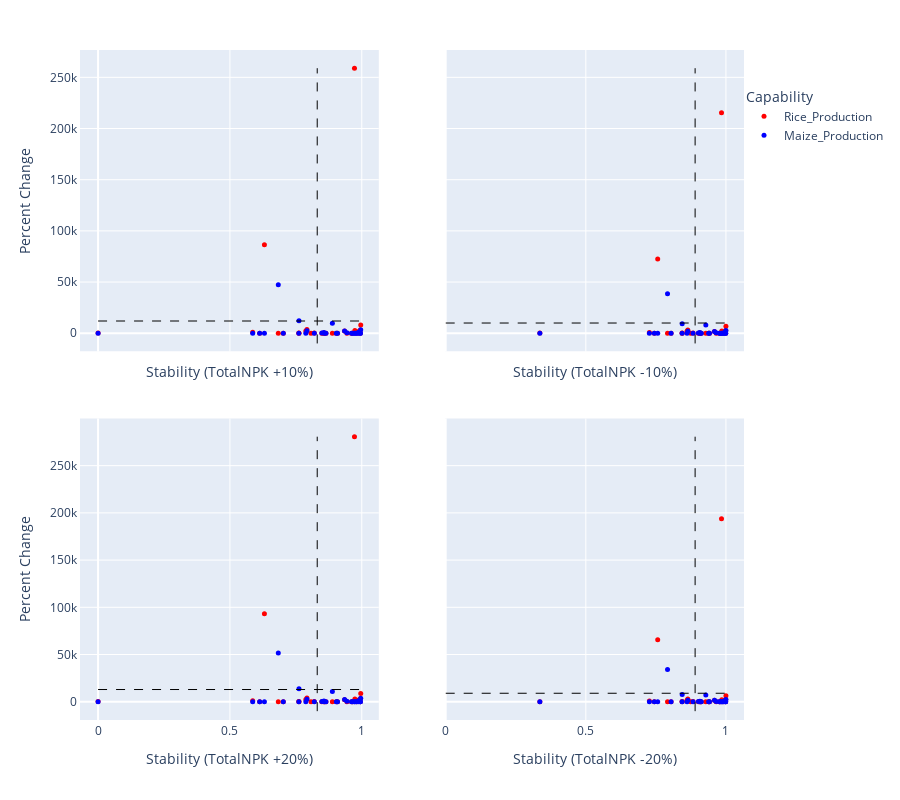

Notebook cell for this chart:
### Code cell
base_column = "TotalNPK"
capability_vector = ["Rice_Production", "Maize_Production"]
# change_percentage = 20
change_percentages = [10,20]
dim = len(capability_vector)

new_data_1,result_df,res1_df = calc_and_vis_impact_stability_2D1(G, existing_data.copy(), adjacency_file, base_column, capability_vector, change_percentages, dim)
new_data_1.head()

### Figure 1 — Plotly figure (JSON) as saved in the notebook; plotly's stock layout.template omitted (floating-point values rounded to 4 significant figures)
{"data": [{"hovertemplate": "%{text}<br>Percent Change: %{y:.2f}<br>Stability: %{x:.2f}", "marker": {"color": "red", "size": 5, "symbol": "circle"}, "mode": "markers", "name": "Rice_Production +10%", "showlegend": false, "text": ["BENGALURU", "BENGALURU(R)", "RAMANAGARA", "CHITRADURGA", "DAVANAGERE", "KOLAR", "CHIKKABALLAPURA", "SHIVAMOGGA", "TUMAKURU", "CHIKKAMAGALURU", "DAKSHINA KANNADA", "UDUPI", "HASSAN", "KODAGU", "MANDYA", "MYSURU", "CHAMARAJANAGAR", "BELAGAVI", "VIJAYAPURA", "BAGALKOT", "DHARAWAD", "GADAG", "HAVERI", "UTTARA KANNADA", "BALLARI", "BIDAR", "KALABURAGI", "YADGIRI", "RAICHUR", "KOPPAL", "Vijayanagara"], "type": "scatter", "x": [0.9348, 0.9738, 0.82, 0.7878, 0.7024, 0.996, 0.9945, 0.9652, 0.9861, 0.8486, 0.8074, 0.7618, 0.8578, 0.9437, 0.8565, 0.908, 0.8641, 0, 0.6308, 0.9723, 0.7613, 0.5863, 0.9034, 0.6127, 0.9611, 0.7921, 0.9876, 0.8885, 0.6834, 0.9798, 0.9945], "xaxis": "x", "y": [2061.0, 2587.0, 188.8, 2157.0, -47.76, 8032.0, 3051.0, -60.34, 316.5, 62.49, -53.51, -76.94, 25.93, 33.45, -34.24, -53.25, 61.65, 152.4, 86350.0, 258900.0, 213.7, 904.0, 37.74, -64.83, -20.06, 3641.0, 1756.0, 5.019, -39.51, -20.65, -20.06], "yaxis": "y"}, {"hovertemplate": "%{text}<br>Percent Change: %{y:.2f}<br>Stability: %{x:.2f}", "marker": {"color": "red", "size": 5, "symbol": "circle"}, "mode": "markers", "name": "Rice_Production -10%", "showlegend": false, "text": ["BENGALURU", "BENGALURU(R)", "RAMANAGARA", "CHITRADURGA", "DAVANAGERE", "KOLAR", "CHIKKABALLAPURA", "SHIVAMOGGA", "TUMAKURU", "CHIKKAMAGALURU", "DAKSHINA KANNADA", "UDUPI", "HASSAN", "KODAGU", "MANDYA", "MYSURU", "CHAMARAJANAGAR", "BELAGAVI", "VIJAYAPURA", "BAGALKOT", "DHARAWAD", "GADAG", "HAVERI", "UTTARA KANNADA", "BALLARI", "BIDAR", "KALABURAGI", "YADGIRI", "RAICHUR", "KOPPAL", "Vijayanagara"], "type": "scatter", "x": [0.9592, 0.9852, 0.8826, 0.8612, 0.8042, 1, 0.999, 0.9794, 0.9934, 0.9017, 0.8742, 0.8439, 0.9078, 0.9651, 0.907, 0.9413, 0.9121, 0.336, 0.7565, 0.9842, 0.8435, 0.7269, 0.9382, 0.7445, 0.9767, 0.864, 0.9944, 0.9283, 0.7916, 0.9892, 0.999], "xaxis": "x2", "y": [1760.0, 2231.0, 162.0, 1815.0, -56.62, 6914.0, 2594.0, -66.74, 252.7, 35.77, -59.61, -78.88, 5.203, 12.79, -44.93, -60.87, 39.05, 108.2, 72460.0, 215500.0, 165.9, 764.4, 15.18, -69.19, -33.08, 3114.0, 1458.0, -12.69, -49.88, -33.79, -33.08], "yaxis": "y2"}, {"hovertemplate": "%{text}<br>Percent Change: %{y:.2f}<br>Stability: %{x:.2f}", "marker": {"color": "blue", "size": 5, "symbol": "circle"}, "mode": "markers", "name": "Maize_Production +10%", "showlegend": false, "text": ["BENGALURU", "BENGALURU(R)", "RAMANAGARA", "CHITRADURGA", "DAVANAGERE", "KOLAR", "CHIKKABALLAPURA", "SHIVAMOGGA", "TUMAKURU", "CHIKKAMAGALURU", "DAKSHINA KANNADA", "UDUPI", "HASSAN", "KODAGU", "MANDYA", "MYSURU", "CHAMARAJANAGAR", "BELAGAVI", "VIJAYAPURA", "BAGALKOT", "DHARAWAD", "GADAG", "HAVERI", "UTTARA KANNADA", "BALLARI", "BIDAR", "KALABURAGI", "YADGIRI", "RAICHUR", "KOPPAL", "Vijayanagara"], "type": "scatter", "x": [0.9348, 0.9738, 0.82, 0.7878, 0.7024, 0.996, 0.9945, 0.9652, 0.9861, 0.8486, 0.8074, 0.7618, 0.8578, 0.9437, 0.8565, 0.908, 0.8641, 0, 0.6308, 0.9723, 0.7613, 0.5863, 0.9034, 0.6127, 0.9611, 0.7921, 0.9876, 0.8885, 0.6834, 0.9798, 0.9945], "xaxis": "x", "y": [2134.0, 22.87, 66.47, -62.65, -51.06, 3368.0, -24.85, -28.05, 61.94, 220.0, null, 12260.0, -40.7, 550.5, 801.1, 30.51, -55.52, -8.355, -31.1, -2.044, 16.97, -53.61, -54.57, 68.7, 71.05, 2348.0, 961.9, 9853.0, 47290.0, 12.06, 71.05], "yaxis": "y"}, {"hovertemplate": "%{text}<br>Percent Change: %{y:.2f}<br>Stability: %{x:.2f}", "marker": {"color": "blue", "size": 5, "symbol": "circle"}, "mode": "markers", "name": "Maize_Production -10%", "showlegend": false, "text": ["BENGALURU", "BENGALURU(R)", "RAMANAGARA", "CHITRADURGA", "DAVANAGERE", "KOLAR", "CHIKKABALLAPURA", "SHIVAMOGGA", "TUMAKURU", "CHIKKAMAGALURU", "DAKSHINA KANNADA", "UDUPI", "HASSAN", "KODAGU", "MANDYA", "MYSURU", "CHAMARAJANAGAR", "BELAGAVI", "VIJAYAPURA", "BAGALKOT", "DHARAWAD", "GADAG", "HAVERI", "UTTARA KANNADA", "BALLARI", "BIDAR", "KALABURAGI", "YADGIRI", "RAICHUR", "KOPPAL", "Vijayanagara"], "type": "scatter", "x": [0.9592, 0.9852, 0.8826, 0.8612, 0.8042, 1, 0.999, 0.9794, 0.9934, 0.9017, 0.8742, 0.8439, 0.9078, 0.9651, 0.907, 0.9413, 0.9121, 0.336, 0.7565, 0.9842, 0.8435, 0.7269, 0.9382, 0.7445, 0.9767, 0.864, 0.9944, 0.9283, 0.7916, 0.9892, 0.999], "xaxis": "x2", "y": [1698.0, -1.497, 27.95, -69.76, -60.1, 2689.0, -39.33, -41.51, 31.21, 160.4, null, 9222.0, -51.74, 427.4, 632.8, 6.154, -64.19, -25.17, -44.01, -20.2, -5.248, -62.67, -63.04, 34.45, 39.12, 1872.0, 762.9, 8011.0, 38550.0, -8.771, 39.12], "yaxis": "y2"}, {"hovertemplate": "%{text}<br>Percent Change: %{y:.2f}<br>Stability: %{x:.2f}", "marker": {"color": "red", "size": 5, "symbol": "circle"}, "mode": "markers", "name": "Rice_Production +20%", "showlegend": false, "text": ["BENGALURU", "BENGALURU(R)", "RAMANAGARA", "CHITRADURGA", "DAVANAGERE", "KOLAR", "CHIKKABALLAPURA", "SHIVAMOGGA", "TUMAKURU", "CHIKKAMAGALURU", "DAKSHINA KANNADA", "UDUPI", "HASSAN", "KODAGU", "MANDYA", "MYSURU", "CHAMARAJANAGAR", "BELAGAVI", "VIJAYAPURA", "BAGALKOT", "DHARAWAD", "GADAG", "HAVERI", "UTTARA KANNADA", "BALLARI", "BIDAR", "KALABURAGI", "YADGIRI", "RAICHUR", "KOPPAL", "Vijayanagara"], "type": "scatter", "x": [0.9348, 0.9738, 0.82, 0.7878, 0.7024, 0.996, 0.9945, 0.9652, 0.9861, 0.8486, 0.8074, 0.7618, 0.8578, 0.9437, 0.8565, 0.908, 0.8641, 0, 0.6308, 0.9723, 0.7613, 0.5863, 0.9034, 0.6127, 0.9611, 0.7921, 0.9876, 0.8885, 0.6834, 0.9798, 0.9945], "xaxis": "x3", "y": [2211.0, 2765.0, 202.2, 2328.0, -43.33, 8591.0, 3280.0, -57.14, 348.4, 75.86, -50.46, -75.97, 36.3, 43.77, -28.9, -49.44, 72.94, 174.4, 93290.0, 280700.0, 237.7, 973.8, 49.02, -62.65, -13.55, 3905.0, 1905.0, 13.87, -34.33, -14.07, -13.55], "yaxis": "y3"}, {"hovertemplate": "%{text}<br>Percent Change: %{y:.2f}<br>Stability: %{x:.2f}", "marker": {"color": "red", "size": 5, "symbol": "circle"}, "mode": "markers", "name": "Rice_Production -20%", "showlegend": false, "text": ["BENGALURU", "BENGALURU(R)", "RAMANAGARA", "CHITRADURGA", "DAVANAGERE", "KOLAR", "CHIKKABALLAPURA", "SHIVAMOGGA", "TUMAKURU", "CHIKKAMAGALURU", "DAKSHINA KANNADA", "UDUPI", "HASSAN", "KODAGU", "MANDYA", "MYSURU", "CHAMARAJANAGAR", "BELAGAVI", "VIJAYAPURA", "BAGALKOT", "DHARAWAD", "GADAG", "HAVERI", "UTTARA KANNADA", "BALLARI", "BIDAR", "KALABURAGI", "YADGIRI", "RAICHUR", "KOPPAL", "Vijayanagara"], "type": "scatter", "x": [0.9592, 0.9852, 0.8826, 0.8612, 0.8042, 1, 0.999, 0.9794, 0.9934, 0.9017, 0.8742, 0.8439, 0.9078, 0.9651, 0.907, 0.9413, 0.9121, 0.336, 0.7565, 0.9842, 0.8435, 0.7269, 0.9382, 0.7445, 0.9767, 0.864, 0.9944, 0.9283, 0.7916, 0.9892, 0.999], "xaxis": "x4", "y": [1610.0, 2053.0, 148.6, 1644.0, -61.06, 6355.0, 2365.0, -69.95, 220.9, 22.41, -62.66, -79.85, -5.161, 2.468, -50.28, -64.68, 27.75, 86.16, 65520.0, 193800.0, 141.9, 694.6, 3.902, -71.37, -39.59, 2850.0, 1309.0, -21.54, -55.06, -40.37, -39.59], "yaxis": "y4"}, {"hovertemplate": "%{text}<br>Percent Change: %{y:.2f}<br>Stability: %{x:.2f}", "marker": {"color": "blue", "size": 5, "symbol": "circle"}, "mode": "markers", "name": "Maize_Production +20%", "showlegend": false, "text": ["BENGALURU", "BENGALURU(R)", "RAMANAGARA", "CHITRADURGA", "DAVANAGERE", "KOLAR", "CHIKKABALLAPURA", "SHIVAMOGGA", "TUMAKURU", "CHIKKAMAGALURU", "DAKSHINA KANNADA", "UDUPI", "HASSAN", "KODAGU", "MANDYA", "MYSURU", "CHAMARAJANAGAR", "BELAGAVI", "VIJAYAPURA", "BAGALKOT", "DHARAWAD", "GADAG", "HAVERI", "UTTARA KANNADA", "BALLARI", "BIDAR", "KALABURAGI", "YADGIRI", "RAICHUR", "KOPPAL", "Vijayanagara"], "type": "scatter", "x": [0.9348, 0.9738, 0.82, 0.7878, 0.7024, 0.996, 0.9945, 0.9652, 0.9861, 0.8486, 0.8074, 0.7618, 0.8578, 0.9437, 0.8565, 0.908, 0.8641, 0, 0.6308, 0.9723, 0.7613, 0.5863, 0.9034, 0.6127, 0.9611, 0.7921, 0.9876, 0.8885, 0.6834, 0.9798, 0.9945], "xaxis": "x3", "y": [2352.0, 35.05, 85.73, -59.1, -46.53, 3708.0, -17.61, -21.32, 77.31, 249.8, null, 13780.0, -35.18, 612.1, 885.2, 42.69, -51.18, 0.05119, -24.65, 7.032, 28.08, -49.08, -50.33, 85.83, 87.01, 2586.0, 1061.0, 10770.0, 51660.0, 22.47, 87.01], "yaxis": "y3"}, {"hovertemplate": "%{text}<br>Percent Change: %{y:.2f}<br>Stability: %{x:.2f}", "marker": {"color": "blue", "size": 5, "symbol": "circle"}, "mode": "markers", "name": "Maize_Production -20%", "showlegend": false, "text": ["BENGALURU", "BENGALURU(R)", "RAMANAGARA", "CHITRADURGA", "DAVANAGERE", "KOLAR", "CHIKKABALLAPURA", "SHIVAMOGGA", "TUMAKURU", "CHIKKAMAGALURU", "DAKSHINA KANNADA", "UDUPI", "HASSAN", "KODAGU", "MANDYA", "MYSURU", "CHAMARAJANAGAR", "BELAGAVI", "VIJAYAPURA", "BAGALKOT", "DHARAWAD", "GADAG", "HAVERI", "UTTARA KANNADA", "BALLARI", "BIDAR", "KALABURAGI", "YADGIRI", "RAICHUR", "KOPPAL", "Vijayanagara"], "type": "scatter", "x": [0.9592, 0.9852, 0.8826, 0.8612, 0.8042, 1, 0.999, 0.9794, 0.9934, 0.9017, 0.8742, 0.8439, 0.9078, 0.9651, 0.907, 0.9413, 0.9121, 0.336, 0.7565, 0.9842, 0.8435, 0.7269, 0.9382, 0.7445, 0.9767, 0.864, 0.9944, 0.9283, 0.7916, 0.9892, 0.999], "xaxis": "x4", "y": [1480.0, -13.68, 8.689, -73.31, -64.62, 2349.0, -46.57, -48.24, 15.84, 130.6, null, 7703.0, -57.26, 365.9, 548.6, -6.025, -68.52, -33.57, -50.46, -29.27, -16.36, -67.2, -67.27, 17.32, 23.16, 1634.0, 663.4, 7090.0, 34190.0, -19.18, 23.15], "yaxis": "y4"}, {"marker": {"color": "red", "size": 5, "symbol": "circle"}, "mode": "markers", "name": "Rice_Production", "type": "scatter", "x": [null], "xaxis": "x", "y": [null], "yaxis": "y"}, {"marker": {"color": "blue", "size": 5, "symbol": "circle"}, "mode": "markers", "name": "Maize_Production", "type": "scatter", "x": [null], "xaxis": "x", "y": [null], "yaxis": "y"}], "layout": {"height": 800, "legend": {"orientation": "v", "title": {"text": "Capability"}, "x": 1, "xanchor": "left", "y": 0.85, "yanchor": "bottom"}, "margin": {"t": 50}, "shapes": [{"line": {"color": "black", "dash": "dash", "width": 1}, "name": "Avg Stability", "type": "line", "x0": 0.831, "x1": 0.831, "xref": "x", "y0": -10000, "y1": 258900.0, "yref": "y"}, {"line": {"color": "black", "dash": "dash", "width": 1}, "name": "Avg Stability", "type": "line", "x0": 0.89, "x1": 0.89, "xref": "x2", "y0": -10000, "y1": 258900.0, "yref": "y2"}, {"line": {"color": "black", "dash": "dash", "width": 1}, "name": "Avg Impact", "type": "line", "x0": 0, "x1": 1, "xref": "x", "y0": 11940.0, "y1": 11940.0, "yref": "y"}, {"line": {"color": "black", "dash": "dash", "width": 1}, "name": "Avg Impact", "type": "line", "x0": 0, "x1": 1, "xref": "x2", "y0": 9962.0, "y1": 9962.0, "yref": "y2"}, {"line": {"color": "black", "dash": "dash", "width": 1}, "name": "Avg Stability", "type": "line", "x0": 0.831, "x1": 0.831, "xref": "x3", "y0": -10000, "y1": 280700.0, "yref": "y3"}, {"line": {"color": "black", "dash": "dash", "width": 1}, "name": "Avg Stability", "type": "line", "x0": 0.89, "x1": 0.89, "xref": "x4", "y0": -10000, "y1": 280700.0, "yref": "y4"}, {"line": {"color": "black", "dash": "dash", "width": 1}, "name": "Avg Impact", "type": "line", "x0": 0, "x1": 1, "xref": "x3", "y0": 12930.0, "y1": 12930.0, "yref": "y3"}, {"line": {"color": "black", "dash": "dash", "width": 1}, "name": "Avg Impact", "type": "line", "x0": 0, "x1": 1, "xref": "x4", "y0": 8974.0, "y1": 8974.0, "yref": "y4"}], "showlegend": true, "xaxis": {"anchor": "y", "domain": [0, 0.45], "matches": "x3", "showgrid": true, "showline": true, "showticklabels": false, "title": {"text": "Stability (TotalNPK +10%)"}}, "xaxis2": {"anchor": "y2", "domain": [0.55, 1], "matches": "x4", "showgrid": true, "showline": true, "showticklabels": false, "title": {"text": "Stability (TotalNPK -10%)"}}, "xaxis3": {"anchor": "y3", "domain": [0, 0.45], "showgrid": true, "showline": true, "title": {"text": "Stability (TotalNPK +20%)"}}, "xaxis4": {"anchor": "y4", "domain": [0.55, 1], "showgrid": true, "showline": true, "title": {"text": "Stability (TotalNPK -20%)"}}, "yaxis": {"anchor": "x", "domain": [0.55, 1], "showgrid": true, "showline": true, "title": {"text": "Percent Change"}}, "yaxis2": {"anchor": "x2", "domain": [0.55, 1], "matches": "y", "showticklabels": false}, "yaxis3": {"anchor": "x3", "domain": [0, 0.45], "showgrid": true, "showline": true, "title": {"text": "Percent Change"}}, "yaxis4": {"anchor": "x4", "domain": [0, 0.45], "matches": "y3", "showticklabels": false}}}
